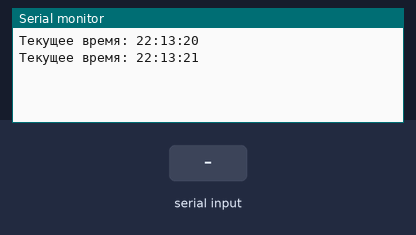
Bench run of a sketch on a simulated Arduino Uno, built with avr-gcc and run on an emulated ATmega328P. On the bench: the last lines printed to the serial monitor. The test bench sets the inputs (shaded band). The local clock reads 2024-03-15 10:24:30 at power-on unless the sketch sets it.

Above: at 1.2 s.
1.3 s: "90,45,200\n" received over Serial
At 2.6 s:
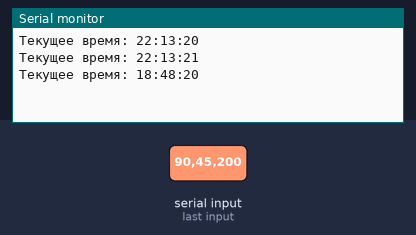
2.8 s: "30,150,10\n" received over Serial
At 4.2 s:
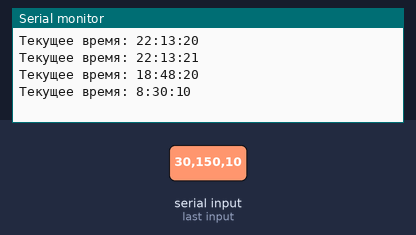
Timing chart, 0 to 5.8 s (numbered marks = the images above; inputs shaded):
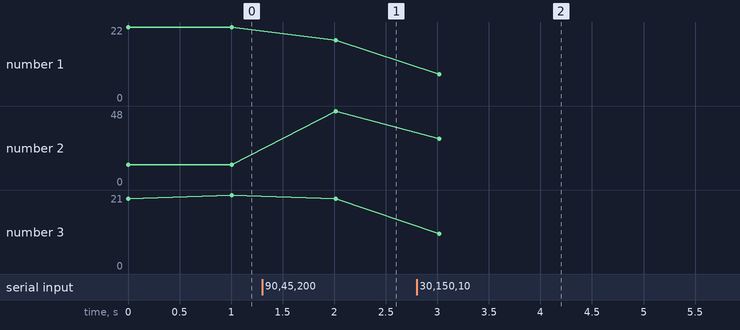

Measured:
- after the input at 1.3 s, the serial monitor: prints a new line after 0.71 s (image 1)
- after the input at 2.8 s, the serial monitor: prints a new line after 0.22 s (image 2)
- plotted number 1: 22 → 18 after the input at 1.3 s
- plotted number 2: 13 → 48 after the input at 1.3 s

The sketch:

clock1.ino
```cpp
#include <Wire.h>
#include <RTClib.h>

RTC_DS1307 rtc;

int newHour = 0;
int newMinute = 0;
int newSecond = 0;


void setup() {

  Serial.begin(9600);
  Wire.begin();
  rtc.begin();

  // Установка времени по умолчанию
  rtc.adjust(DateTime(F(__DATE__), F(__TIME__)));

}

void loop() {
  // Считывание нового времени из Serial Monitor
  if (Serial.available()) {
    newHour = Serial.parseInt();
    newMinute = Serial.parseInt();
    newSecond = Serial.parseInt();

    // Установка нового времени
    rtc.adjust(DateTime(rtc.now().year(), rtc.now().month(), rtc.now().day(), newHour, newMinute, newSecond));
  }

  // Вывод текущего времени
  DateTime now = rtc.now();
  Serial.print("Текущее время: ");
  Serial.print(now.hour());
  Serial.print(":");
  Serial.print(now.minute());
  Serial.print(":");
  Serial.print(now.second());
  Serial.println();

  delay(1000);

}
```
